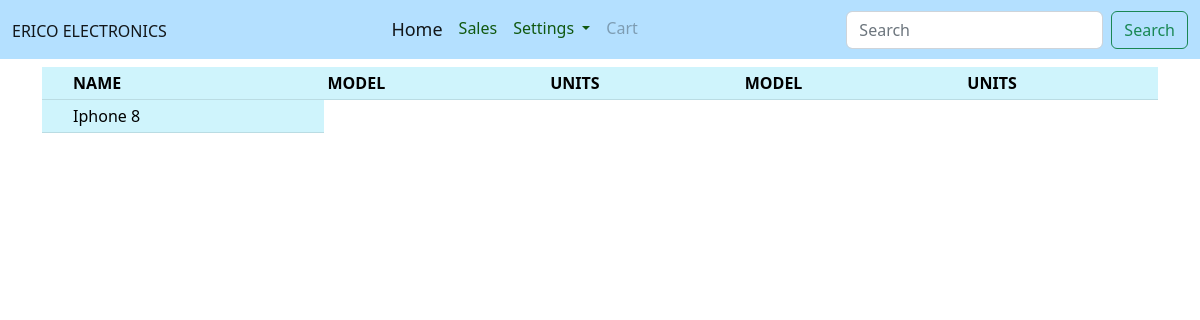
Before: / with the older database file.
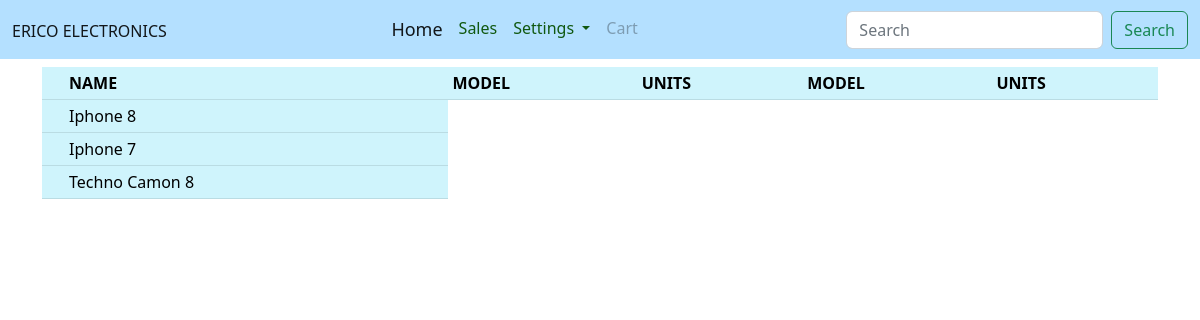
After: the same page with the newer database file.
### website/models.py (models this page shows, shortened)
class Phone(models.Model):
    name = models.CharField(max_length=200)
    model = models.CharField(max_length=100)
    quantity = models.IntegerField(default=0)
    buyingPrice = models.IntegerField()
    sellingPrice = models.IntegerField()
    discountPrice = models.IntegerField(blank=True, null=True)
    ram = models.IntegerField(blank=True, null=True)
    rom = models.IntegerField(blank=True, null=True)
    battery = models.IntegerField(blank=True, null=True)
    screenSize = models.DecimalField(blank=True, null=True,max_digits=3, decimal_places=2 )
    description = models.TextField(blank=True, null=True)

### website/views.py (the view)
# urls.py: path('', views.home, name="home"),
def home(request):
    context = {
        "tab":"home",
        "phones" : Phone.objects.all()
    }
    return render(request, "website/home.html", context)

### website/templates/website/home.html
{% extends 'website/extends/structure.html' %}
{% block structure %}
{% include 'website/components/phonesTable.html' %}
{% endblock structure %}

### website/templates/website/extends/structure.html
{% extends 'website/extends/base.html' %}
{% block base %}
{% include 'website/includes/navbar.html' %}
<div class="container">
    {% block structure %}
    {% endblock structure %}
</div>
{% endblock base %}

### website/templates/website/extends/base.html (shortened to what this page needs)
{% load static %}
<!DOCTYPE html>
<html lang="en">
<head>
    <link rel="stylesheet" href="{% static 'website/bootstrap.min.css' %}">
    <link rel="stylesheet" href="{% static 'website/style.css' %}">
</head>
<body>
    {% block base %}
    {% endblock base %}
</body>
</html>

### website/templates/website/includes/navbar.html (shortened to what this page needs)
<nav class="navbar navbar-expand-lg bg-body-tertiary" style="background-color: #b4e0ff;">
    <div class="container-fluid">
        <a class="navbar-brand" href="{% url 'home' %}"><span class="h6">ERICO ELECTRONICS</span></a>
        <div class="collapse navbar-collapse" id="navbarSupportedContent">
            <ul class="navbar-nav m-auto mb-2 mb-lg-0">
                <li class="nav-item">
                    <a class="nav-link {% if tab == 'home' %}active{% endif %}
                    " aria-current="page" href="{% url 'home' %}">Home</a>
                </li>
                <li class="nav-item">
                    <a class="nav-link {% if tab == 'sales' %}active{% endif %}
                    " aria-current="page" href="{% url 'sales' %}">Sales</a>
                </li>
                <li class="nav-item dropdown">
                    <a class="nav-link dropdown-toggle" href="#" role="button" data-bs-toggle="dropdown"
                        aria-expanded="false">
                        Settings
                    </a>
                </li>
                <li class="nav-item">
                    <a class="nav-link disabled" aria-disabled="true">Cart</a>
                </li>
            </ul>
            <form class="d-flex" role="search">
                <input class="form-control me-2" type="search" placeholder="Search" aria-label="Search">
                <button class="btn btn-outline-success" type="submit">Search</button>
            </form>
        </div>
    </div>
</nav>

### website/templates/website/components/phonesTable.html
<div class="mt-2">
    <table class="table table-sm table-info">
        <thead>
            <tr>
                <th></th>
                <th>NAME</th>
                <th>MODEL</th>
                <th>UNITS</th>
                <th>MODEL</th>
                <th>UNITS</th>
            </tr>
        </thead>
        <tbody>
            {% for phone in phones %}
            <tr>
                <th></th>
                <td>{{ phone.name }}</td>
            </tr>
            {% endfor %}
        </tbody>
    </table>
</div>

### website/static/website/style.css (style rules this page uses)
.nav-link { color: rgb(16, 88, 16); }
.nav-link.active { font-size: large; }
.table-sm { padding: 0px; margin: 0px; }
td { padding: 0px; margin: 0px; }

Changed rows visible on the page:
added Phone: name "Iphone 7"
added Phone: name "Techno Camon 8"
